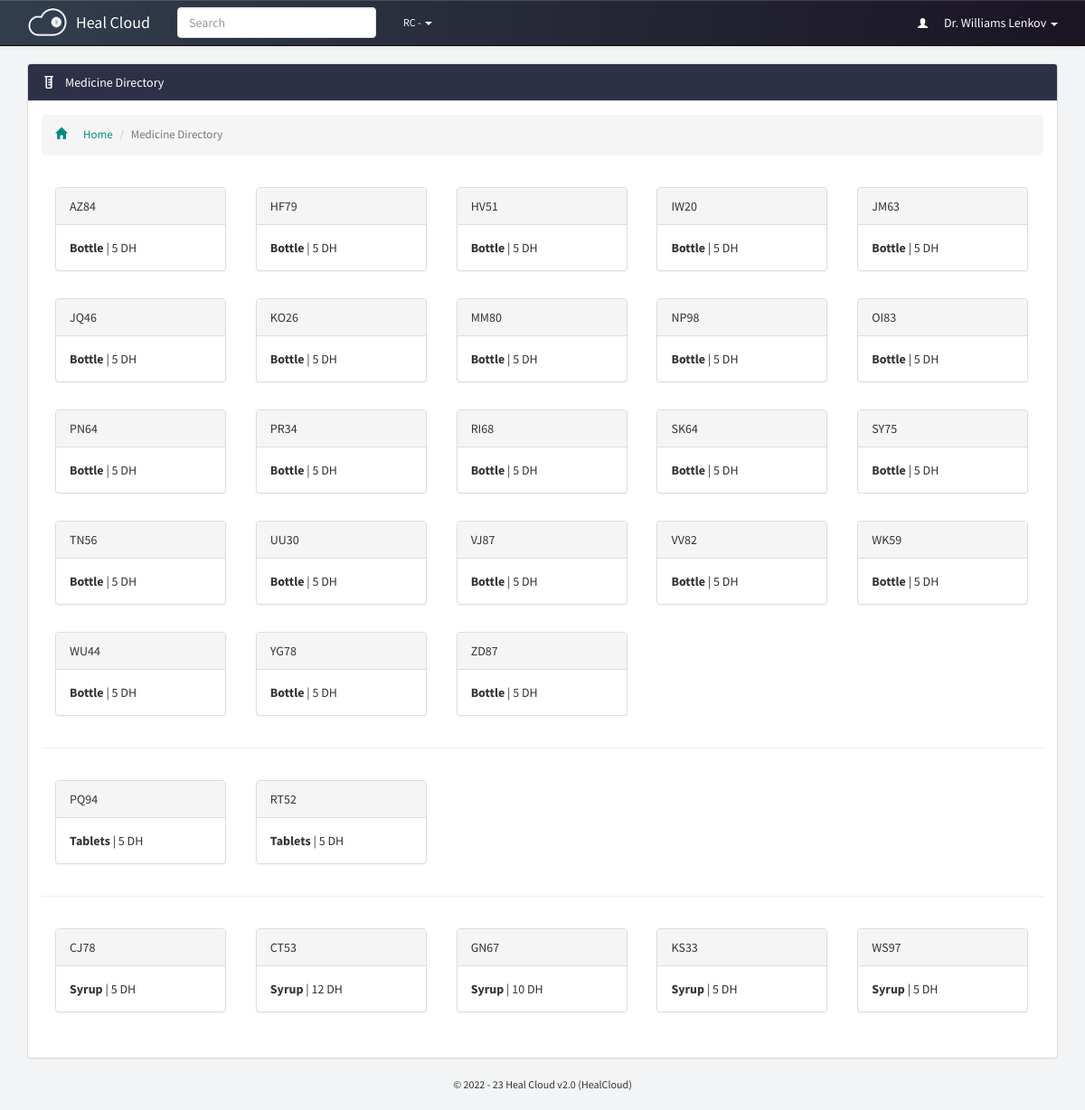
Screenshot of /medicines/index.php (signed in) with the database file from the repository.
### tables this page shows
CREATE TABLE `p_medicine_dir` (
  `id` bigint(20) NOT NULL,
  `category` varchar(250) NOT NULL,
  `code` varchar(250) NOT NULL,
  `name` varchar(250) NOT NULL,
  `price` varchar(250) NOT NULL,
  `added_by` varchar(250) NOT NULL,
  `last_update` datetime NOT NULL
);

CREATE TABLE `p_global_permissions` (
  `id` varchar(250) NOT NULL DEFAULT '',
  `portal_name` varchar(250) NOT NULL,
  `version` varchar(250) NOT NULL,
  `guardian_short_name` varchar(250) NOT NULL,
  `guardian_name` varchar(250) NOT NULL,
  `register_patient` varchar(20) NOT NULL,
  `prescribe_patient` varchar(20) NOT NULL,
  `patients_directory` varchar(20) NOT NULL,
  `pending_prescriptions` varchar(20) NOT NULL,
  `add_staff` varchar(20) NOT NULL,
  `staff_directory` varchar(20) NOT NULL,
  `my_porfile` varchar(20) NOT NULL,
  `staff_profile` varchar(20) NOT NULL,
  `add_branch` varchar(20) NOT NULL,
  `branches_directory` varchar(20) NOT NULL,
  `global_settings` varchar(20) NOT NULL,
  `introduce_medicine` varchar(20) NOT NULL,
  `update_stock` varchar(20) NOT NULL,
  `consumed_stock_local` varchar(20) NOT NULL,
  `consumed_stock_global` varchar(20) NOT NULL,
  `opening_time` varchar(250) NOT NULL,
  `closing_time` varchar(250) NOT NULL,
  `during_close_time` varchar(20) NOT NULL,
  `theme` varchar(250) NOT NULL,
  `timezone` varchar(250) NOT NULL,
  `charge_mode_a` varchar(250) NOT NULL,
  `charge_mode_b` varchar(250) NOT NULL,
  `charge_mode_c` varchar(250) NOT NULL,
  `charge_mode_d` varchar(250) NOT NULL,
  `access_level_6` varchar(250) NOT NULL,
  `access_level_5` varchar(250) NOT NULL,
  `access_level_4` varchar(250) NOT NULL,
  `access_level_3` varchar(250) NOT NULL,
  `access_level_2` varchar(250) NOT NULL,
  `access_level_1` varchar(250) NOT NULL,
  `mobile_number` varchar(250) NOT NULL,
  `address` varchar(250) NOT NULL,
  `sign_level` varchar(250) NOT NULL,
  `medicine_directory` varchar(250) NOT NULL,
  `medicine_profile` varchar(250) NOT NULL,
  `patient_contact` varchar(250) NOT NULL,
  `patient_address` varchar(250) NOT NULL,
  `patient_email` varchar(250) NOT NULL,
  `edit_patient` varchar(250) NOT NULL,
  `manage_patients` varchar(250) NOT NULL,
  `auto_refresh` varchar(250) NOT NULL,
  `currency` varchar(250) NOT NULL,
  `charge_mode_a_value` int(20) NOT NULL,
  `charge_mode_b_value` int(20) NOT NULL,
  `charge_mode_c_value` int(20) NOT NULL,
  `charge_mode_d_value` int(20) NOT NULL,
  `updated_by` varchar(255) NOT NULL,
  `last_update` datetime NOT NULL,
  `recent_hours` varchar(250) NOT NULL
);

### pre-includes/regular-functions.php (called while the page is built, shortened)
<?php
$global_permission = mysqli_fetch_object(mysqli_query($con, "select * from p_global_permissions where id='1'"));
function display_permission($query, $user = NULL)
{
	global $con;
	if (isset($user)) {
		$access_level = staff_info("access_level", $user);
	} else {
		$access_level = $_SESSION['access_level'];
	}
	$sql = mysqli_query($con, "select * from p_global_permissions");
	while ($permission_for = mysqli_fetch_array($sql)) {
		if ($access_level >= $permission_for[$query]) {
			return true;
		} else {
			return false;
		}
	}
}

### pre-includes/all.php (called while the page is built, shortened)
<?php
include "db.php";
require_once "regular-functions.php";
?>

### includes/initiate.php (called while the page is built, shortened)
<?php
	require_once "../pre-includes/all.php";
?>

### medicines/index.php (the view, shortened to what this page needs)
<?php
require_once "../includes/initiate.php";
?>
<div id="medicine-directory" class="container page">
	<div class="panel panel-default">
		<div class="panel-heading theme-medicines"><span class="inlineicon medicine-mini">Medicine Directory</span></div>
		<div class="panel-body">
			<ol class="breadcrumb link-medicines">
				<li><a href="../dashboard"><i class="glyphicon glyphicon-home"></i>Home</a></li>
				<li class="active">Medicine Directory</li>
			</ol>
			<?php if (display_permission("medicine_profile") == true) { ?>
				<?php
				$sql = mysqli_query($con, "select * from p_medicine_dir where category='Bottle' order by code asc limit 9000") or die(mysqli_error($con));
				while ($medicines = mysqli_fetch_array($sql)) {
				?>
					<a class="nohover" href="profile.php?id=<?php echo $medicines['id'] ?>">
						<div class="panel panel-default profile-card profile-medicines">
							<div class="panel-heading _theme-medicines"><?php echo $medicines['code'] ?></div>
							<div class="panel-body">
								<p><?php echo $medicines['name'] ?></p>
								<strong><?php echo $medicines['category'] ?></strong> | <?php echo $medicines['price'] ?> <?php echo "$global_permission->currency" ?>
							</div>
						</div>
					</a>
				<?php } ?>
			<?php } else { ?>
				<?php
				$sql = mysqli_query($con, "select * from p_medicine_dir where category='Bottle' order by code asc limit 9000") or die(mysqli_error($con));
				while ($medicines = mysqli_fetch_array($sql)) {
				?>
					<div class="panel panel-default profile-card profile-medicines">
						<div class="panel-heading _theme-medicines"><?php echo $medicines['code'] ?></div>
						<div class="panel-body">
							<strong><?php echo $medicines['category'] ?></strong> | <?php echo $medicines['price'] ?> <?php echo "$global_permission->currency" ?>
						</div>
					</div>
				<?php } ?>
			<?php } ?>
			<hr />
			<?php if (display_permission("medicine_profile") == true) { ?>
				<?php
				$sql = mysqli_query($con, "select * from p_medicine_dir where category='Tablets' order by code asc limit 9000") or die(mysqli_error($con));
				while ($medicines = mysqli_fetch_array($sql)) {
				?>
					<a class="nohover" href="profile.php?id=<?php echo $medicines['id'] ?>">
						<div class="panel panel-default profile-card profile-medicines">
							<div class="panel-heading _theme-medicines"><?php echo $medicines['code'] ?></div>
							<div class="panel-body">
								<p><?php echo $medicines['name'] ?></p>
								<strong><?php echo $medicines['category'] ?></strong> | <?php echo $medicines['price'] ?> <?php echo "$global_permission->currency" ?>
							</div>
						</div>
					</a>
				<?php } ?>
			<?php } else { ?>
				<?php
				$sql = mysqli_query($con, "select * from p_medicine_dir where category='Tablets' order by code asc limit 9000") or die(mysqli_error($con));
				while ($medicines = mysqli_fetch_array($sql)) {
				?>
					<div class="panel panel-default profile-card profile-medicines">
						<div class="panel-heading _theme-medicines"><?php echo $medicines['code'] ?></div>
						<div class="panel-body">
							<strong><?php echo $medicines['category'] ?></strong> | <?php echo $medicines['price'] ?> <?php echo "$global_permission->currency" ?>
						</div>
					</div>
				<?php } ?>
			<?php } ?>
			<hr />
			<?php if (display_permission("medicine_profile") == true) { ?>
				<?php
				$sql = mysqli_query($con, "select * from p_medicine_dir where category='Syrup' order by code asc limit 9000") or die(mysqli_error($con));
				while ($medicines = mysqli_fetch_array($sql)) {
				?>
					<a class="nohover" href="profile.php?id=<?php echo $medicines['id'] ?>">
						<div class="panel panel-default profile-card profile-medicines">
							<div class="panel-heading _theme-medicines"><?php echo $medicines['code'] ?></div>
							<div class="panel-body">
								<p><?php echo $medicines['name'] ?></p>
								<strong><?php echo $medicines['category'] ?></strong> | <?php echo $medicines['price'] ?> <?php echo "$global_permission->currency" ?>
							</div>
						</div>
					</a>
				<?php } ?>
			<?php } else { ?>
				<?php
				$sql = mysqli_query($con, "select * from p_medicine_dir where category='Syrup' order by code asc limit 9000") or die(mysqli_error($con));
				while ($medicines = mysqli_fetch_array($sql)) {
				?>
					<div class="panel panel-default profile-card profile-medicines">
						<div class="panel-heading _theme-medicines"><?php echo $medicines['code'] ?></div>
						<div class="panel-body">
							<strong><?php echo $medicines['category'] ?></strong> | <?php echo $medicines['price'] ?> <?php echo "$global_permission->currency" ?>
						</div>
					</div>
				<?php } ?>
			<?php } ?>
			<br><br>
		</div>
	</div>
</div>

### theme/css/main.css (style rules this page uses)
body, html { background: #f3f4f5; font-family: "Source Sans Pro", sans-serif; }
.page.container { margin-top: 70px; }
.panel-body:before { -webkit-clip-path: polygon(0 0, 100% 0, 100% 56%, 0 42%); clip-path: polygon(0 0, 100% 0, 100% 56%, 0 42%); background-color: #e2e8ec !important; }
.theme-medicines { background: #2d3047 !important; color: #fff !important; }
.link-medicines a { color: #048a81 !important; }
.breadcrumb i { padding-right: 18px; }
.panel-body li { list-style: none; padding: 5px 0; font-size: 13px; color: #333; }
.panel-default>.panel-heading { background-image: none; }
.medicine-mini { background: url(../icons/medicine-mini.png) no-repeat 3px 2px; padding-left: 26px; background-size: 10px auto; }
.profile-medicines { min-width: 189px; margin: 15px; display: inline-block; }

### rows the page displays
p_medicine_dir: code "AZ84", category "Bottle", price "5"
p_global_permissions: currency "DH"
p_medicine_dir: code "HF79", category "Bottle", price "5"
p_medicine_dir: code "HV51", category "Bottle", price "5"
p_medicine_dir: code "IW20", category "Bottle", price "5"
p_medicine_dir: code "JM63", category "Bottle", price "5"
p_medicine_dir: code "JQ46", category "Bottle", price "5"
p_medicine_dir: code "KO26", category "Bottle", price "5"
p_medicine_dir: code "MM80", category "Bottle", price "5"
p_medicine_dir: code "NP98", category "Bottle", price "5"
p_medicine_dir: code "OI83", category "Bottle", price "5"
p_medicine_dir: code "PN64", category "Bottle", price "5"
p_medicine_dir: code "PR34", category "Bottle", price "5"
p_medicine_dir: code "RI68", category "Bottle", price "5"
p_medicine_dir: code "SK64", category "Bottle", price "5"
p_medicine_dir: code "SY75", category "Bottle", price "5"
p_medicine_dir: code "TN56", category "Bottle", price "5"
p_medicine_dir: code "UU30", category "Bottle", price "5"
p_medicine_dir: code "VJ87", category "Bottle", price "5"
p_medicine_dir: code "VV82", category "Bottle", price "5"
p_medicine_dir: code "WK59", category "Bottle", price "5"
p_medicine_dir: code "WU44", category "Bottle", price "5"
p_medicine_dir: code "YG78", category "Bottle", price "5"
p_medicine_dir: code "ZD87", category "Bottle", price "5"
p_medicine_dir: code "PQ94", category "Tablets", price "5"
p_medicine_dir: code "RT52", category "Tablets", price "5"
p_medicine_dir: code "CJ78", category "Syrup", price "5"
p_medicine_dir: code "CT53", category "Syrup", price "12"
p_medicine_dir: code "GN67", category "Syrup", price "10"
p_medicine_dir: code "KS33", category "Syrup", price "5"
p_medicine_dir: code "WS97", category "Syrup", price "5"

### other values shown
get_global('portal_name') "Heal Cloud"
get_global('guardian_short_name') "RC"
staff_info("full_name") "Dr. Williams Lenkov"
get_global('version') "2.0"
